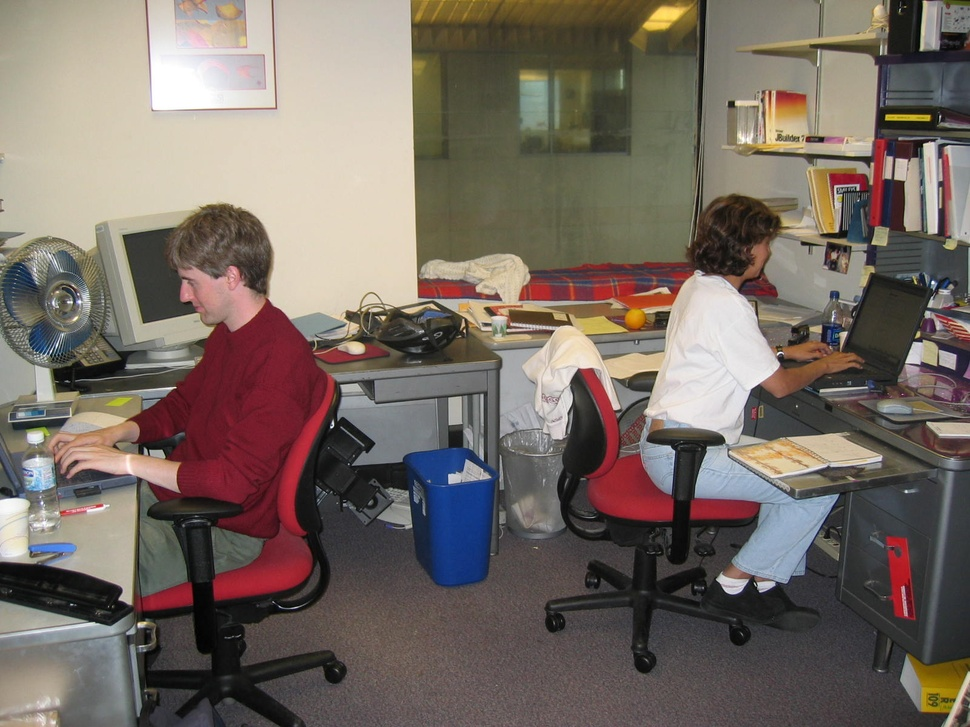
#> input picture data/base_image/img_0348.jpg, 970 x 727 px, shrunk from 1600 x 1200 before the run
$ python slic.py --image ../data/base_image/img_0348.jpg
#> lines starting #> are read from the running program, lines starting #| are printed output that depends on the picture
# import the necessary packages
from skimage.segmentation import slic
from skimage.segmentation import mark_boundaries
from skimage.util import img_as_float
from skimage import io
import matplotlib.pyplot as plt
import argparse

# construct the argument parser and parse the arguments
ap = argparse.ArgumentParser()
ap.add_argument("-i", "--image", required=True, help="Path to the image")
args = vars(ap.parse_args())

# load the image and convert it to a floating point data type
image = img_as_float(io.imread(args["image"]))

# loop over the number of segments
for numSegments in (2, 5, 10, 50, 100, 200, 300):
  # apply SLIC and extract (approximately) the supplied number
  # of segments
  segments = slic(image, n_segments=numSegments, sigma=5)

  # show the output of SLIC
  fig = plt.figure("Superpixels -- %d segments" % (numSegments))
  ax = fig.add_subplot(1, 1, 1)
  ax.imshow(mark_boundaries(image, segments))
  plt.axis("off")
#> this loop made 7 passes
#> pass 2, `segments = slic(image, n_segments=numSegments, sigma=5)`:
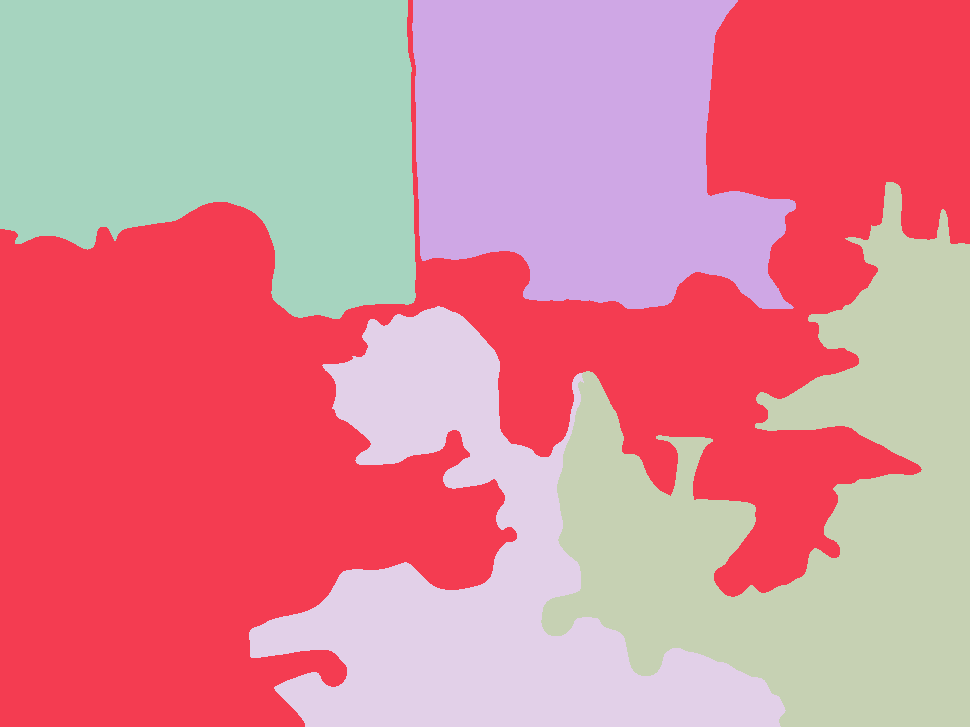
#> segments: shape (727, 970) int64; 5 distinct labels, from 1 to 5; one colour per label, 0 black
#> pass 3, `segments = slic(image, n_segments=numSegments, sigma=5)`:
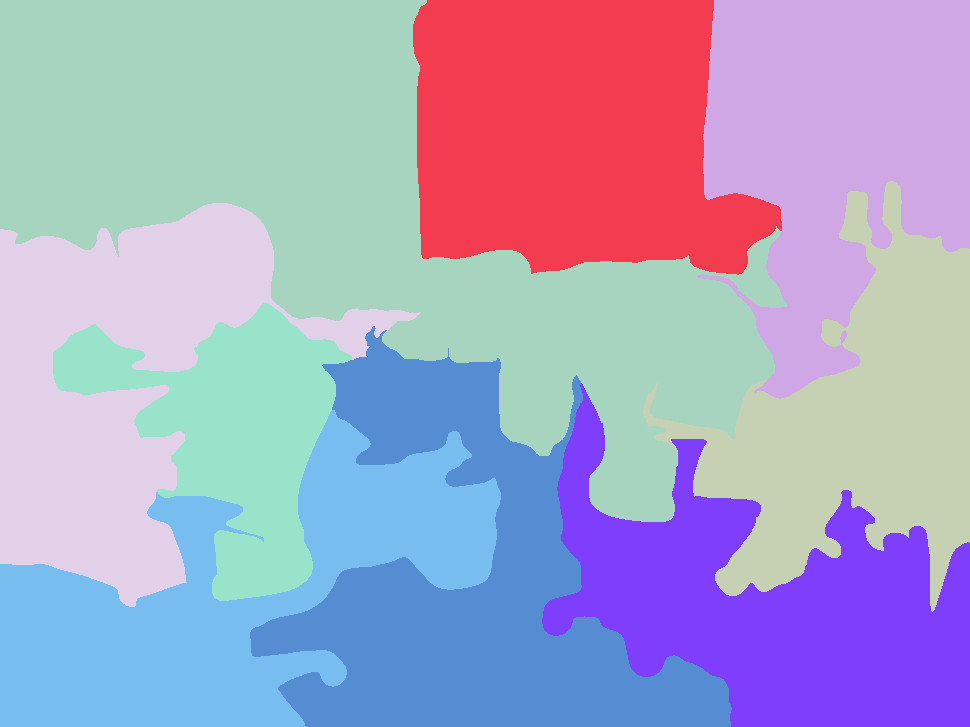
#> segments: shape (727, 970) int64; 9 distinct labels, from 1 to 9; one colour per label, 0 black

# show the plots
plt.show()
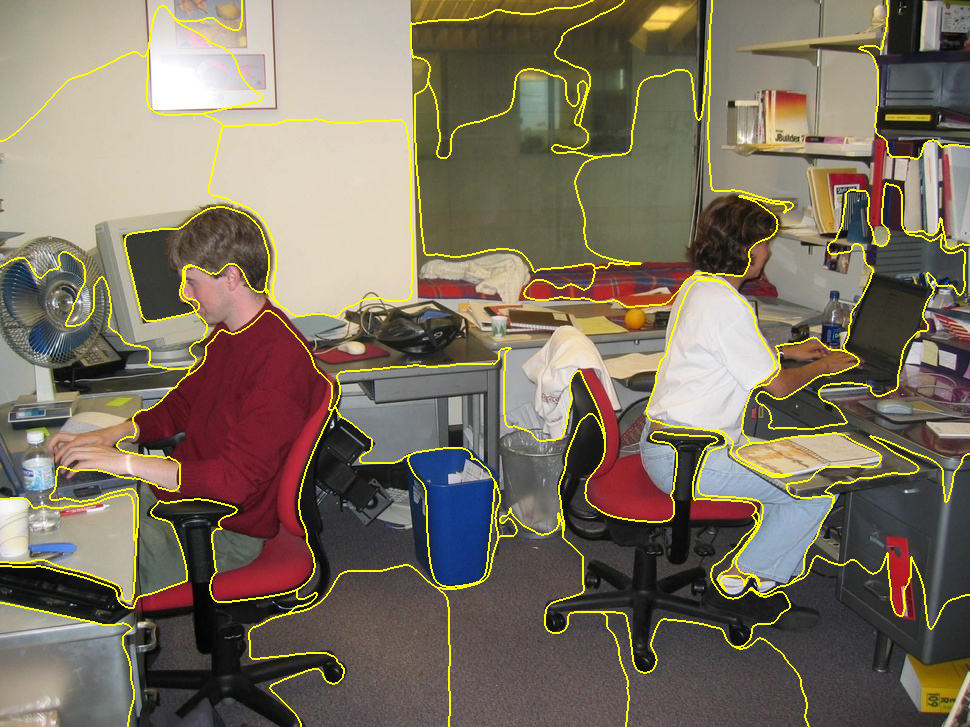
#> shown: shape (727, 970, 3) float64; mean R, G, B 0.488, 0.446, 0.378
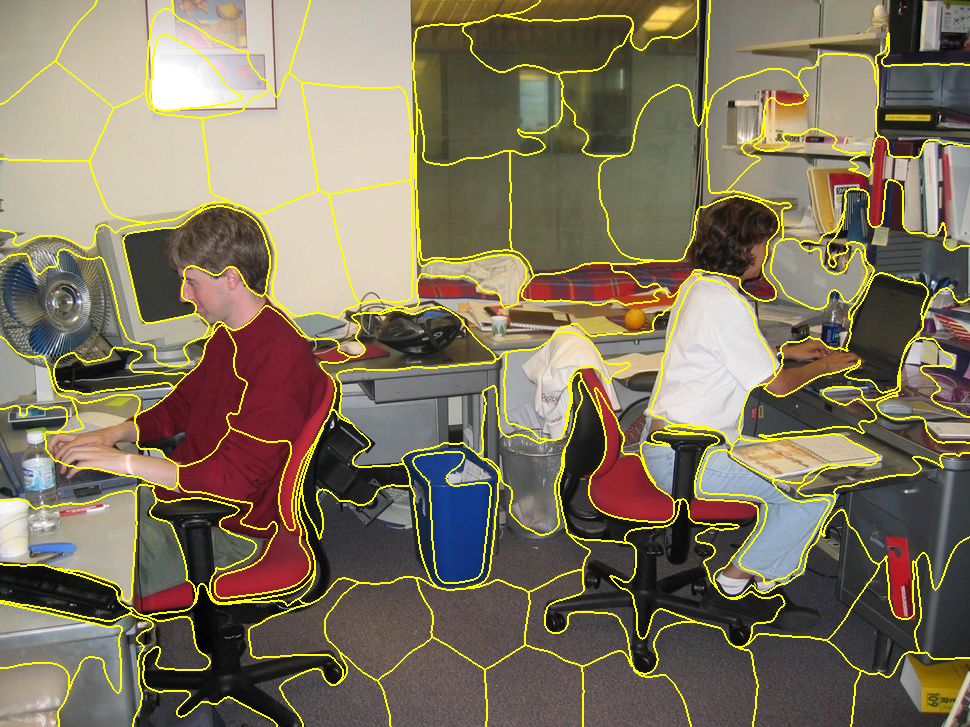
#> shown: shape (727, 970, 3) float64; mean R, G, B 0.5, 0.46, 0.368
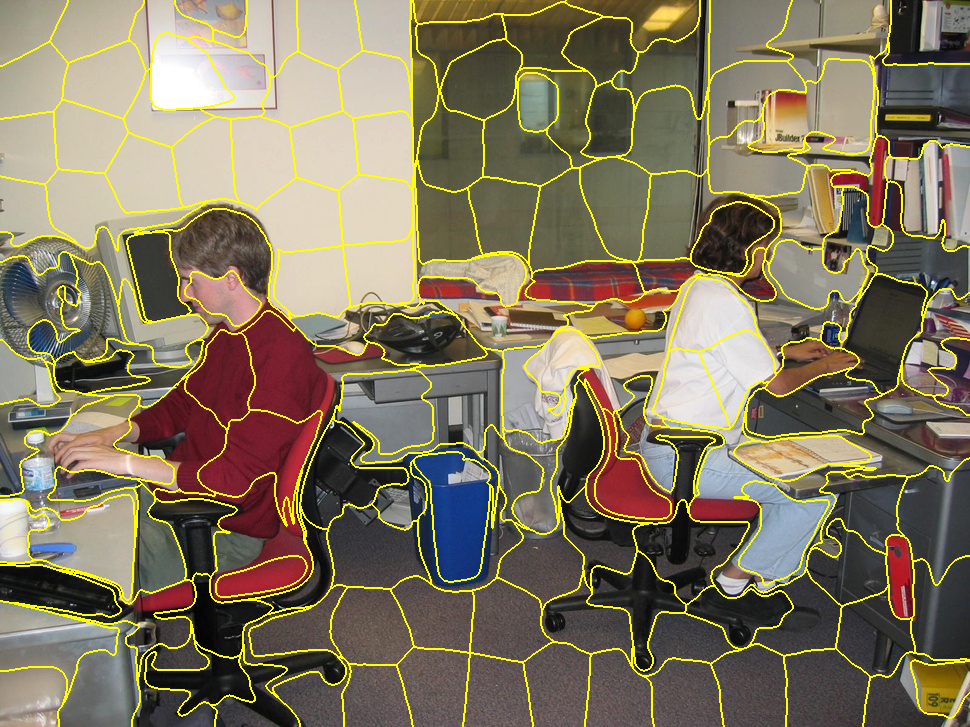
#> shown: shape (727, 970, 3) float64; mean R, G, B 0.505, 0.465, 0.363
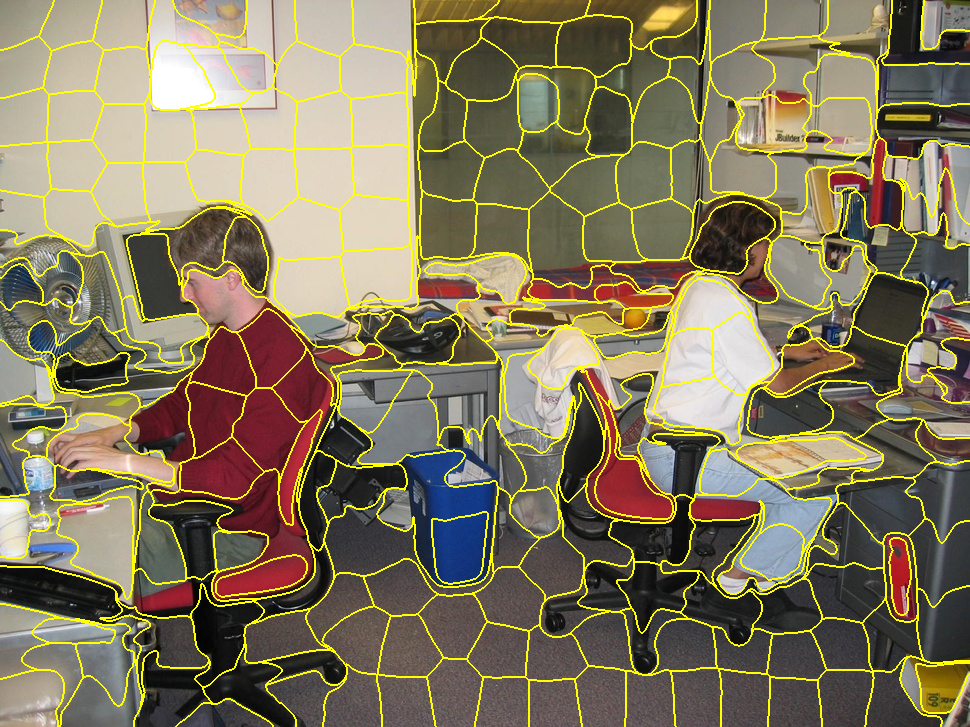
#> shown: shape (727, 970, 3) float64; mean R, G, B 0.513, 0.474, 0.357
